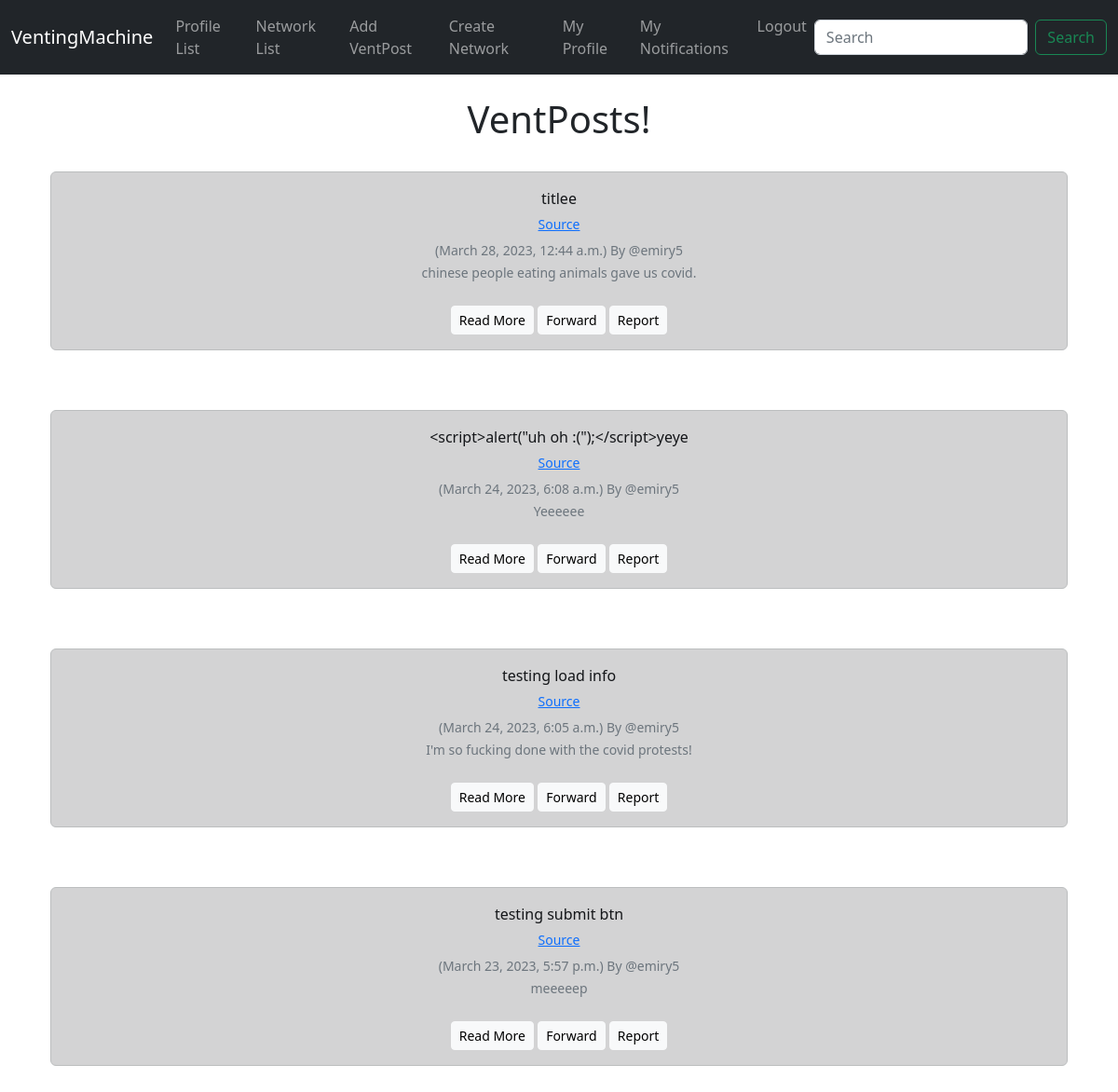
Page / (signed in) on the earlier database version.
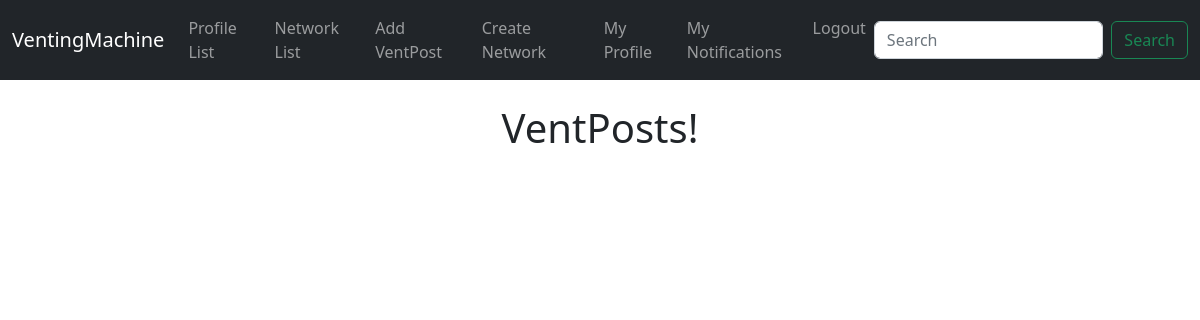
Same page on the later database version.
### ventnet/models.py (models this page shows, shortened)
class Meep(models.Model):
	user = models.ForeignKey(
		User, related_name="meeps",
		on_delete=models.DO_NOTHING
		)
	title = models.CharField(max_length=70)
	link = models.URLField(max_length=200, blank=True)
	body = models.CharField(max_length=400)
	created_at = models.DateTimeField(auto_now_add=True)
	meepid = models.UUIDField(primary_key=True, default=uuid.uuid4, editable=False)
	in_network = models.BooleanField(default=False)
	network = models.ForeignKey(Networks,blank=True,null=True,on_delete=models.CASCADE,related_name='meepnetwork')

### ventnet/views.py (the view)
# urls.py: path('', views.home, name="home"),
def home(request):
	meeps = Meep.objects.all().filter(in_network=False).order_by("-created_at")
	return render(request, 'home.html', {"meeps":meeps,})

### ventnet/templates/home.html
{% extends 'base.html' %}
{% block content %}
	<div class="container text-center">
		<div class="row">
			<div class="col-16">
	<h1>VentPosts!</h1>
<br/>
	{% for meep in meeps %}
		<div class="alert alert-dark" role="alert">
		  {{ meep.title }}<br/>
		  <button type="button" class="btn btn-link btn-sm">Source</button>
		  <br/>
		  <small class="text-muted">
		  	({{ meep.created_at}}) By
		  	@{{ meep.user.username }}
			  <br/>
			{{ meep.body }}
			<br/>
		  </small>
		  <br/>
		  	<a type="button" class="btn btn-light btn-sm"
			href="{% url 'venthighlight' meep.meepid %}"
			>Read More</a>
			<button type="button" class="btn btn-light btn-sm">Forward</button>
			<button type="button" class="btn btn-light btn-sm">Report</button>
		</div><br/><br/>
	{% endfor %}
</div>
{% endblock %}

Differences in the rows shown:
removed Meep: title "titlee", created_at "March 28, 2023, 12:44 a.m.", user.username "emiry5", body "chinese people eating animals gave us covid."
removed Meep: title "<script>alert(\"uh oh :(\");</script>yeye", created_at "March 24, 2023, 6:08 a.m.", user.username "emiry5", body "Yeeeeee"
removed Meep: title "testing load info", created_at "March 24, 2023, 6:05 a.m.", user.username "emiry5", body "I'm so fucking done with the covid protests!"
removed Meep: title "testing submit btn", created_at "March 23, 2023, 5:57 p.m.", user.username "emiry5", body "meeeeep"
